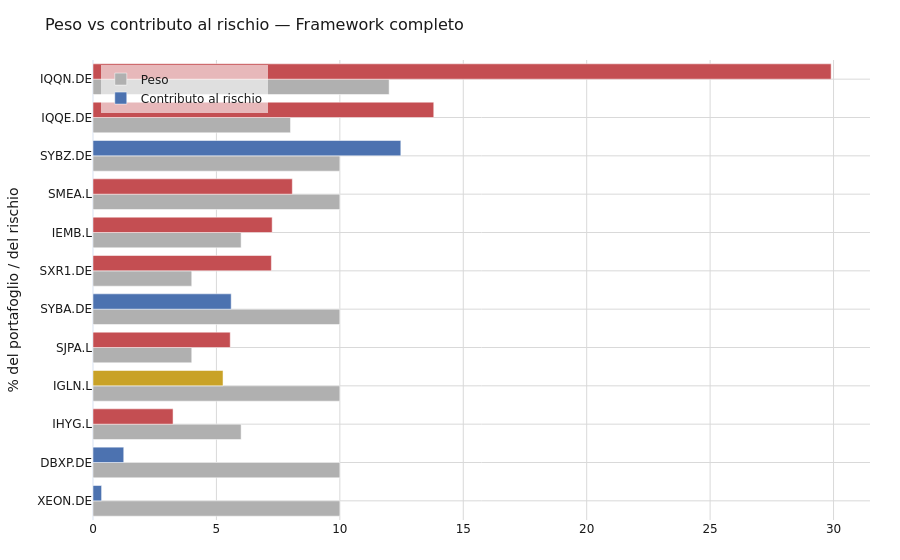

The notebook cell this image was saved under:
### Code cell
ch.risk_contribution(interactive=True).show()

### Figure 1 — Plotly figure (JSON) as saved in the notebook; plotly's stock layout.template omitted (floating-point values rounded to 4 significant figures)
{"data": [{"hovertemplate": "%{y}: %{x:.1f}%<extra>peso</extra>", "marker": {"color": "#B0B0B0"}, "name": "Peso", "orientation": "h", "type": "bar", "x": [10.0, 10.0, 6.001, 10.0, 4.0, 9.998, 4.0, 6.001, 10.0, 10.0, 8.001, 12.0], "y": ["XEON.DE", "DBXP.DE", "IHYG.L", "IGLN.L", "SJPA.L", "SYBA.DE", "SXR1.DE", "IEMB.L", "SMEA.L", "SYBZ.DE", "IQQE.DE", "IQQN.DE"]}, {"hovertemplate": "%{y}: %{x:.1f}%<extra>rischio</extra>", "marker": {"color": ["#4C72B0", "#4C72B0", "#C44E52", "#C9A227", "#C44E52", "#4C72B0", "#C44E52", "#C44E52", "#C44E52", "#4C72B0", "#C44E52", "#C44E52"]}, "name": "Contributo al rischio", "orientation": "h", "type": "bar", "x": [0.3482, 1.246, 3.243, 5.268, 5.559, 5.598, 7.226, 7.258, 8.075, 12.47, 13.8, 29.9], "y": ["XEON.DE", "DBXP.DE", "IHYG.L", "IGLN.L", "SJPA.L", "SYBA.DE", "SXR1.DE", "IEMB.L", "SMEA.L", "SYBZ.DE", "IQQE.DE", "IQQN.DE"]}], "layout": {"autosize": true, "barmode": "group", "font": {"color": "#1A1A1A", "family": "DejaVu Sans, Arial", "size": 12}, "hovermode": "x unified", "legend": {"bgcolor": "rgba(255,255,255,0.6)", "orientation": "v", "x": 0.01, "y": 0.99}, "margin": {"b": 40, "l": 60, "r": 30, "t": 60}, "title": {"font": {"color": "#1A1A1A", "size": 16}, "text": "Peso vs contributo al rischio — Framework completo"}, "xaxis": {"autorange": true, "gridcolor": "#D9D9D9", "range": [0, 31.48], "showgrid": true, "type": "linear"}, "yaxis": {"autorange": true, "gridcolor": "#D9D9D9", "range": [-0.5, 11.5], "showgrid": true, "title": {"text": "% del portafoglio / del rischio"}, "type": "category"}}}
